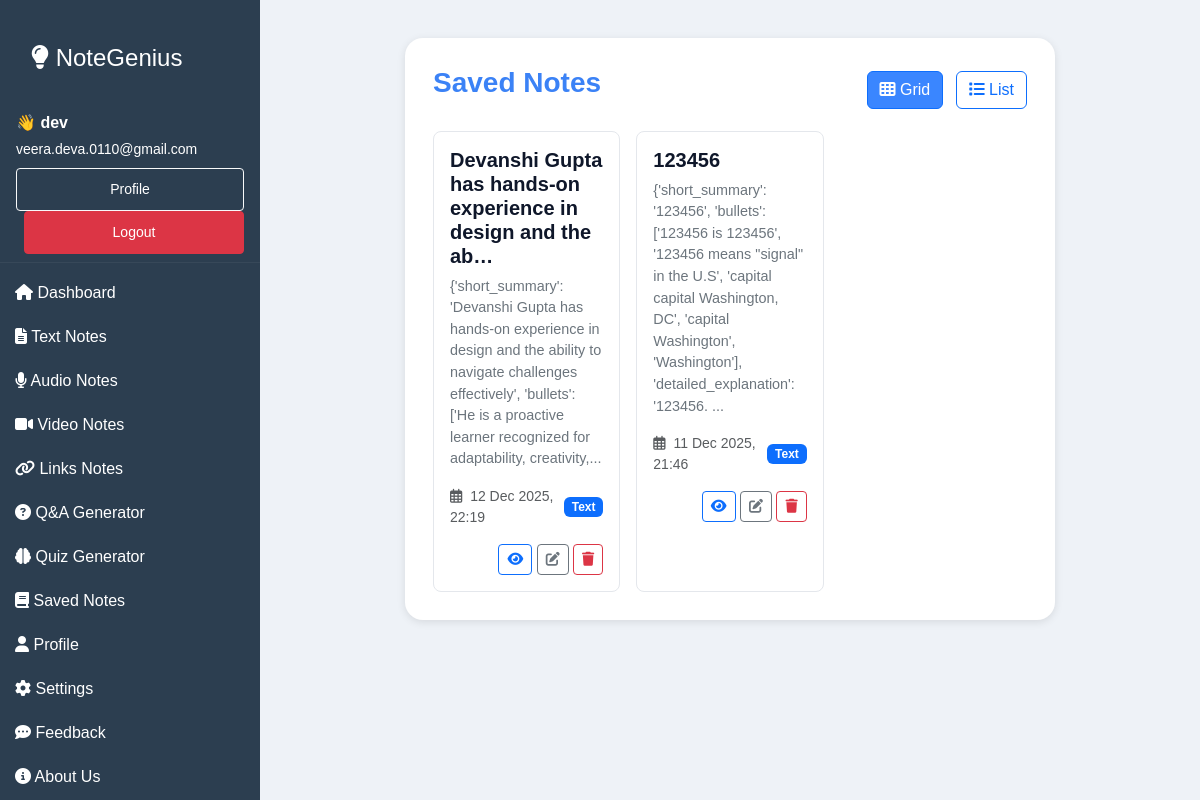
Before: /savednotes/ (signed in) with the older database file.
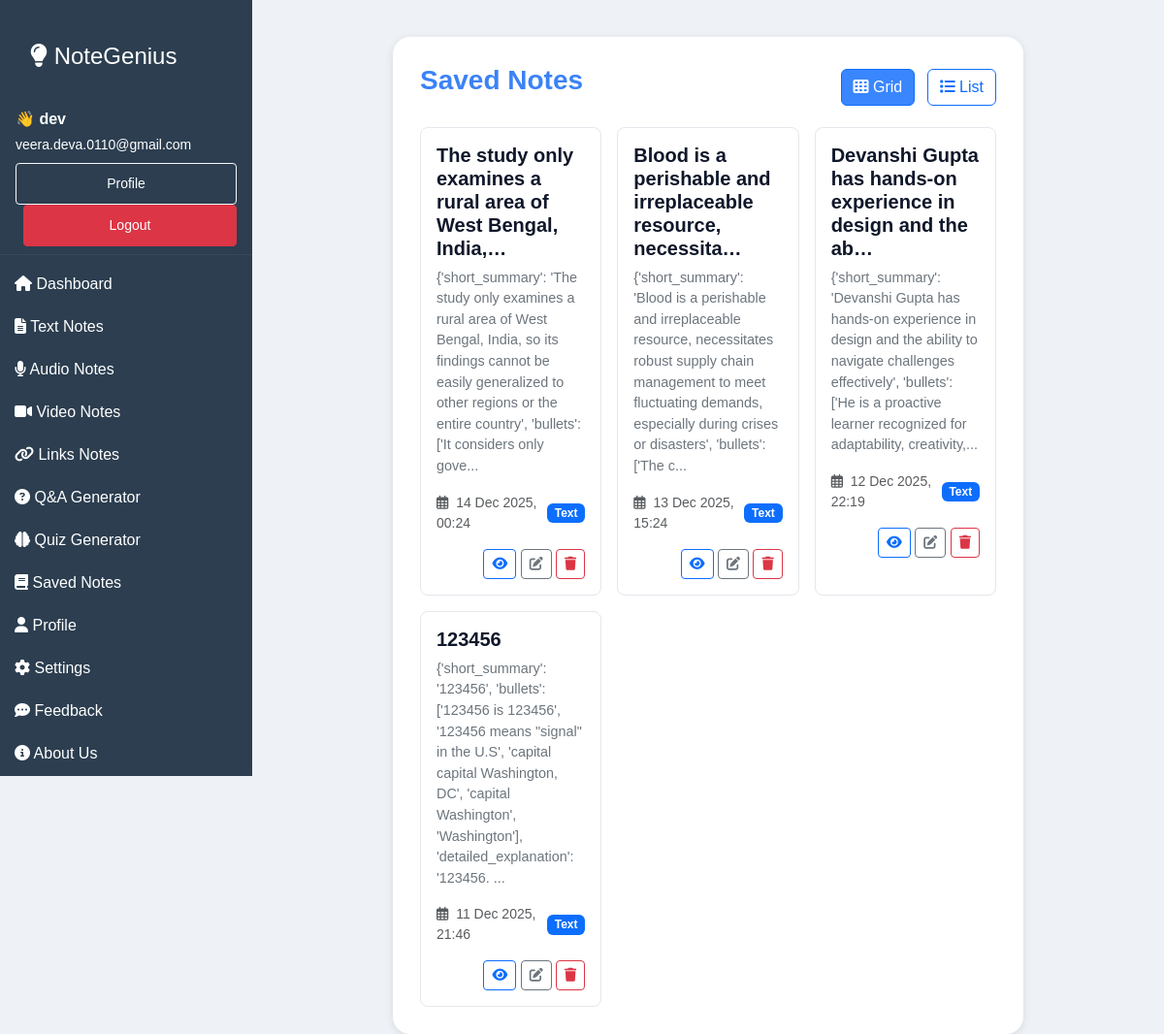
After: the same page with the newer database file.
### myapp/models.py (models this page shows, shortened)
class Notes(models.Model):
    NOTE_TYPES = [
        ('text', 'Text'),
        ('audio', 'Audio'),
        ('video', 'Video'),
        ('qna', 'Q&A'),
        ('quiz', 'Quiz'),
        ('other', 'Other'),
    ]
    user = models.ForeignKey(User, on_delete=models.CASCADE, related_name="notes")
    title = models.CharField(max_length=200, blank=True)
    content = models.TextField()            # store either raw text OR JSON stringified payload
    note_type = models.CharField(max_length=20, choices=NOTE_TYPES, default='text')
    created_at = models.DateTimeField(auto_now_add=True)
    updated_at = models.DateTimeField(auto_now=True)
    class Meta:
        ordering = ['-created_at']
    @property
    def preview(self):
        return (self.content[:200] + '...') if len(self.content) > 200 else self.content

### myapp/views.py (the view)
# urls.py: path('savednotes/', views.savednotes, name='savednotes'),
@login_required
def savednotes(request):
    notes = Notes.objects.filter(user=request.user).order_by("-created_at")
    return render(request, "savednotes.html", {"notes": notes})

### myapp/templates/savednotes.html (shortened to what this page needs)
{% extends "index.html" %}
{% load static %}
{% block main %}
<section class="upload-section">
  <div class="upload-card saved-card">
    <div class="d-flex justify-content-between align-items-center mb-3">
      <h3>Saved Notes</h3>
      <div>
        <button class="btn btn-outline-primary me-2 toggle-btn active" id="gridBtn">
          <i class="fas fa-th"></i> Grid
        </button>
        <button class="btn btn-outline-primary toggle-btn" id="listBtn">
          <i class="fas fa-list"></i> List
        </button>
      </div>
    </div>
    <div class="row g-3" id="gridView">
      {% for note in notes %}
      <div class="col-md-4">
        <div class="saved-note-card p-3" style="background: var(--card-bg, #fff); border-radius:8px;">
          <h5 class="note-title">{{ note.title|default:"Untitled" }}</h5>
          <p class="note-preview">{{ note.preview|safe }}</p>
          <div class="d-flex justify-content-between align-items-center mt-3">
            <small class="text-muted">
              <i class="far fa-calendar-alt me-1"></i> {{ note.created_at|date:"j M Y, H:i" }}
            </small>
            <span class="badge bg-primary">{{ note.get_note_type_display }}</span>
          </div>
          <div class="mt-3 text-end">
            <a href="{% url 'view_note' note.id %}" class="btn btn-sm btn-outline-primary" title="View">
              <i class="fas fa-eye"></i>
            </a>
            <a href="{% url 'edit_note' note.id %}" class="btn btn-sm btn-outline-secondary" title="Edit">
              <i class="fas fa-edit"></i>
            </a>
            <form method="post" action="{% url 'delete_note' note.id %}" style="display:inline;">
              <button type="submit" class="btn btn-sm btn-outline-danger" title="Delete" onclick="return confirm('Delete this note?');">
                <i class="fas fa-trash"></i>
              </button>
            </form>
          </div>
        </div>
      </div>
      {% endfor %}
    </div>
  </div>
</section>
{% endblock %}

### myapp/templates/index.html (shortened to what this page needs)
{% load static %}
<!DOCTYPE html>
<html lang="en">
  <head>
    <link
      href="https://cdn.jsdelivr.net/npm/bootstrap@5.3.3/dist/css/bootstrap.min.css"
      rel="stylesheet"
    />
    <link
      rel="stylesheet"
      href="https://cdnjs.cloudflare.com/ajax/libs/font-awesome/6.4.0/css/all.min.css"
    />
    <link rel="stylesheet" href="{% static 'css/styles.css' %}" />
    <link rel="stylesheet" href="{% static 'css/textup.css' %}" />
    <link rel="stylesheet" href="{% static 'css/savednotes.css' %}" />
    <link rel="stylesheet" href="{% static 'css/QnA.css' %}" />
  </head>
  <body>
    <div class="desktop-sidebar d-none d-md-block">
      <a href="{% url 'home' %}" class="text-decoration-none">
        <h4 class="text-white px-3 pt-3">
          <i class="fas fa-lightbulb"></i> NoteGenius
        </h4>
      </a>
      <div class="px-3 py-2 mb-2" style="border-bottom:1px solid rgba(255,255,255,0.05);">
        {% if user.is_authenticated %}
          <div class="text-white mb-1"><strong>👋 {{ user.first_name|default:user.username }}</strong></div>
          <div class="small mb-2" style="color: white !important;">
    {{ user.email|default:'' }}
</div>
          <div>
            <a class="btn btn-sm btn-outline-light" href="{% url 'profile' %}">Profile</a>
            <a class="btn btn-sm btn-danger ms-2" href="{% url 'logout' %}">Logout</a>
          </div>
        {% else %}
          <a class="btn btn-sm btn-outline-light me-2" href="{% url 'login' %}">Login</a>
          <a class="btn btn-sm btn-success" href="{% url 'signup' %}">Signup</a>
        {% endif %}
      </div>
      <a href="/"><i class="fas fa-home"></i> Dashboard</a>
      <a href="{% url 'textup'%}"><i class="fas fa-file-alt"></i> Text Notes</a>
      <a href="{% url 'audio_upload' %}"><i class="fas fa-microphone"></i> Audio Notes</a>
      <a href="{% url 'video_upload' %}"><i class="fas fa-video"></i> Video Notes</a>
      <a href="{% url 'yt_link_page' %}"><i class="fas fa-link"></i> Links Notes</a>
      <a href="{% url 'qna_upload' %}"><i class="fas fa-question-circle"></i> Q&A Generator</a>
      <a href="{% url 'quiz_upload' %}"><i class="fas fa-brain"></i> Quiz Generator</a>
      <a href="{% url 'savednotes' %}"><i class="fas fa-book"></i> Saved Notes</a>
      <a href="{% url 'profile' %}"><i class="fas fa-user"></i> Profile</a>
      <a href="{% url 'settings' %}"><i class="fas fa-cog"></i> Settings</a>
      <a href="{% url 'feedback' %}"><i class="fas fa-comment-dots"></i> Feedback</a>
      <a href="{% url 'about' %}"><i class="fas fa-circle-info"></i> About Us</a>
    </div>
    <div class="content-with-sidebar">
      {% block main %}{% endblock %}
    </div>
  </body>
</html>

### myapp/static/css/styles.css (style rules this page uses)
* { margin: 0; padding: 0; box-sizing: border-box; }
body { font-family: Arial, sans-serif; min-height: 100vh; background-color: #f8f9fa; color: #0f172a; }
@media (min-width: 768px) { .desktop-sidebar { position: fixed; top: 0; left: 0; width: 220px; height: 100vh; background-color: #2c3e50; padding-top: 1rem; color: #ffffff; } }
@media (min-width: 768px) { .desktop-sidebar h4 { padding-bottom: 0.75rem; } }
@media (min-width: 768px) { .desktop-sidebar a { color: #ffffff; text-decoration: none; padding: 10px 15px; display: block; } }
@media (min-width: 768px) { .main-content, .upload-section { margin-left: 220px; padding: 20px; } }
h3 { text-align: center !important; font-weight: 700 !important; color: #3b82f6 !important; margin-bottom: 15px !important; }

### myapp/static/css/textup.css (style rules this page uses)
.upload-section { max-width: 900px; margin: auto; padding: 20px; }
.upload-card { background: #ffffff; padding: 25px 30px; border-radius: 14px; box-shadow: 0 2px 8px rgba(0, 0, 0, 0.1); }

### myapp/static/css/savednotes.css (style rules this page uses)
.saved-card { max-width: 1100px; margin: 0 auto; }
.saved-note-card { background: #ffffff; border-radius: 10px; padding: 18px; border: 1px solid #e4e7ec; transition: 0.2s ease; height: 100%; }
.saved-note-card .note-title { font-weight: 600; }
.saved-note-card .note-preview { color: #6c757d; font-size: 0.9rem; }
.toggle-btn.active { background-color: #3a86ff; color: #fff !important; }

### myapp/static/css/QnA.css (style rules this page uses)
.upload-card { background: #ffffff; border-radius: 18px; padding: 28px; max-width: 650px; margin: auto; }

### myapp/templates/index.html (style rules this page uses)
body { background: #eef2f7; color: #0f172a; }
:root { --sidebar-width: 260px; }
.desktop-sidebar { width: var(--sidebar-width); position: fixed; top: 0; left: 0; height: 100vh; overflow-y: auto; padding-top: 18px; }
.content-with-sidebar { margin-left: var(--sidebar-width); min-height: 100vh; padding: 18px 28px; box-sizing: border-box; }

Changed rows visible on the page:
added Notes: title "The study only examines a rural area of West Bengal, India,…", preview "{'short_summary': 'The study only examines a rural area of West Bengal, India, so its findings cannot be easily generalized to other regions or the entire country', 'bullets': ['It considers only gove...", created_at "14 Dec 2025, 00:24", note_type "Text"
added Notes: title "Blood is a perishable and irreplaceable resource, necessita…", preview "{'short_summary': 'Blood is a perishable and irreplaceable resource, necessitates robust supply chain management to meet fluctuating demands, especially during crises or disasters', 'bullets': ['The c...", created_at "13 Dec 2025, 15:24", note_type "Text"
